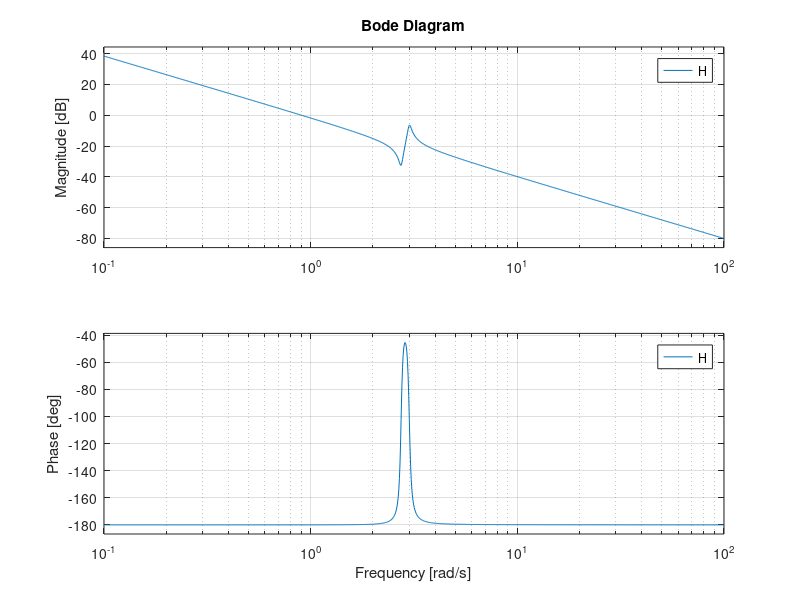

Write the MATLAB code that produced this figure. (Note: this script raises an error after producing the figure.)
clear;clc;close all;

% Laplace variable
s = tf('s');


%% EXAMPLE 1
% 
H = (s^2+0.1*s+7.5)/(s^4+0.12*s^3+9*s^2);
figure;bode(H);
figure;bode2(H);



%% EXAMPLE 2

H = 1/(s*(s+0.1));
figure;bode(H);
figure;bode2(H);



%% EXAMPLE 3

H = tf([-0.1,-2.4,-181,-1950],[1,3.3,990,2600]);
figure;bode(H);
figure;bode2(H);